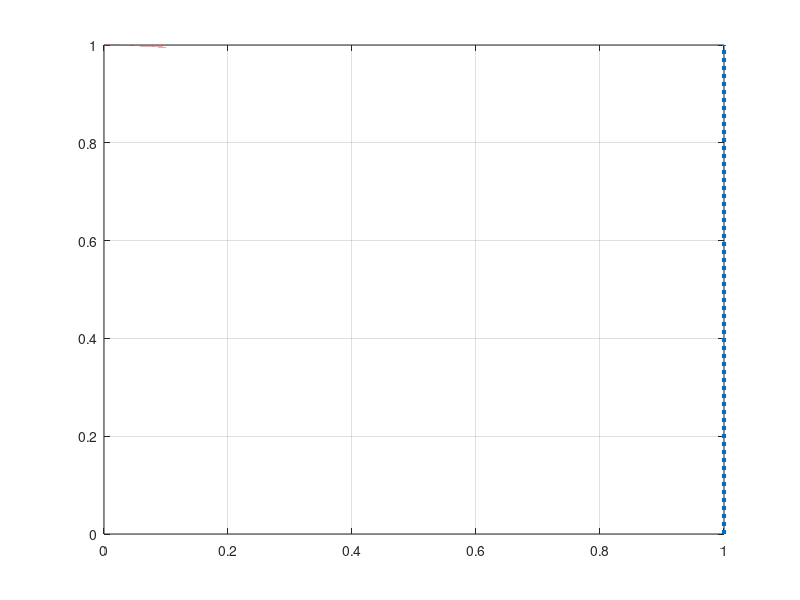
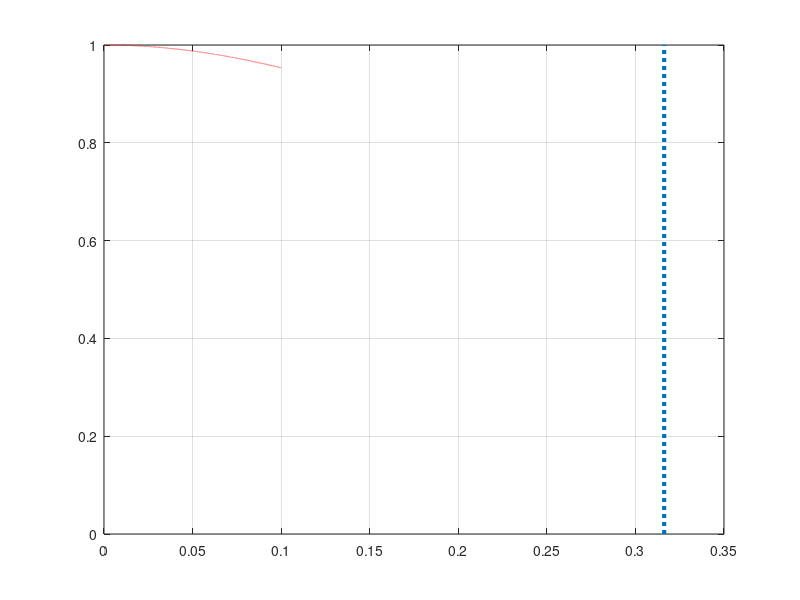
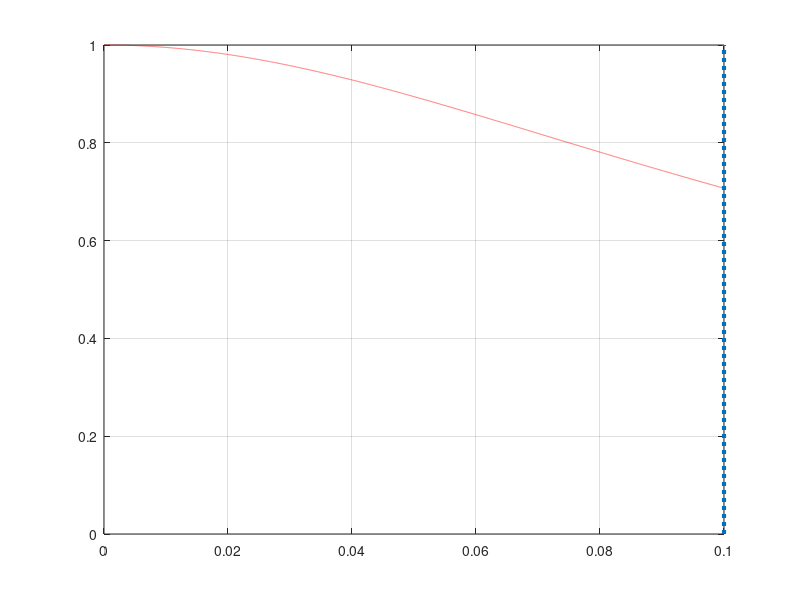
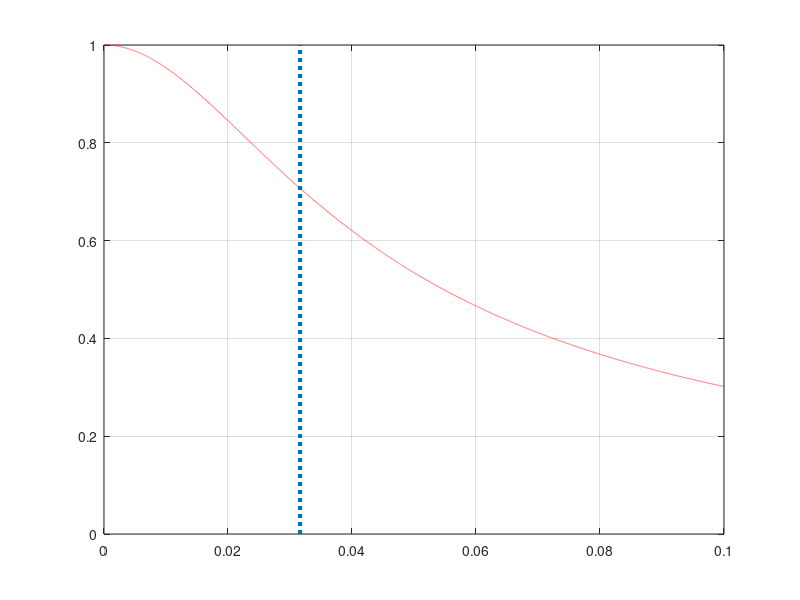

Recreate these plots in MATLAB, in order.
% Plotting the gradient of the objective function as a function of epsilon
clear all
close all

m=1e-6:1e-5:0.1;
eps = 10.^-(0:0.5:3);
Ekb = @(p,ep) (x.^2 + ep.^2).^(p/2);
r = @(x,p,ep) 1./(x.^(2-p) + ep);

minsup = @(x,p,ep) x./(x.^2 + ep.^2).^(1-p/2);

wght = @(x,p,ep) 1./(x.^2 + ep.^2).^(1-p/2);

gradfx = @(x,p,ep) ((p-1)*x.^(2-p) + ep)./(x.^(2-p) + ep).^2;
inflex = @(p,ep) ((3-p)*ep/abs(1-p)).^(1/(2-p));

func = @(x,p,ep)((x+ep).^(2-p) - x.*(2-p).*(x+ep).^(1-p))./(x+ep).^(4-2*p);

curv =  @(x,p,ep) (( (2-p)*(1-p) * x.^(3-2*p) + (2-p)*(p-3)*ep*x.^(1-p) ) ./...
    ( (x.^(2-p) + ep).^2 + ( ( (p-1)*x.^(2-p) + ep ) ./ (x.^(2-p) + ep) ).^2 ).^(3/2)).^-1;

curv2 =  @(x,p,ep) (x.^(1-p) * (2-p) .* ( x.^(2-p) - 3*ep - p*x.^(2-p) + p*ep)) ./...
    (x.^(2-p) + ep).^3 ./...
    (1 + (( (x.^(2-p) + ep) - (2-p)*x.^(2-p)) ./ (x.^(2-p) + ep).^2 ).^2 ).^(3/2);

% dkdt = @(p,ep)(ep.^(0.5) - ep ) .^(1/((2-p)));
dkdt = @(p,ep) ep .^(1/(2*(2-p)));
polyn = @(a,ep) [1 0 2*ep-a 0 (ep^2 + a *ep)];

% dkdt = @(p,ep)(ep).^(1/((2-p)));
d2fdx2 = @(x,p,ep) ( (2-p)*(1-p) * x.^(3-2*p) + (2-p)*(p-3)*ep*x.^(1-p) ) ./...
    (x.^(2-p) + ep).^3;

% d2fdx2_2 = @(x,p,ep) (x.^(1-p) * (2-p) .* ( x.^(2-p) - 3*ep - p*x.^(2-p) + p*ep)) ./...
%     (x.^(2-p) + ep).^3;

% approx = @(x,p,ep) ( ( (1-p)*x.^(-p).*(2-p).*( x.^(2-p) - 3*ep -p*x.^(2-p) +p*ep) +...
%     x.^(1-p) .* (2-p) .* ( (2-p)*x.^(1-p) - (2-p)*p*x.^(1-p))).*(x.^(2-p) +ep)-...
%      x.^(1-p).*(2-p) .* ( x.^(2-p) - 3*ep -p*x.^(2-p) +p*ep) .* 3 .* (2-p) .* x.^(1-p))./...
%      (x.^(2-p) + ep).^4;

p = 0.0;
figure;
for ee = 1 : length(eps)
    
%     y= Ekb(1,eps(ee));
%     norm(y)
figure

    dy1 = minsup(m,p,eps(ee));
%     r1 = r(m,p,eps(ee));
    scale_y1 = 1/max(dy1);
    
%     y2 = minsup(m,p+0.5,eps(ee));
% %     r2 = r(m,p+0.5,eps(ee));
%     scale_y2 = 1/max(y2);
    
    
    dy2 = minsup(m,p+1,eps(ee));
%     r3 = r(m,p+1,eps(ee));
    scale_y2 = 1/max(dy2);
    
    w1 = wght(m,p,eps(ee));
    w2 = wght(m,p+1,eps(ee));
    
%     dy1 = d2fdx2(m,p,eps(ee));
%     scale_dy1 = 1/max(y1);
    
%     dy2 = d2fdx2(m,p+0.5,eps(ee));
%     scale_dy2 = 1/max(y2);
    
%     dy3 = d2fdx2(m,p+1.0,eps(ee));
%     scale_dy3 = 1/max(y3);
%     grad_y1 = scale_y1*gradfx(m,p,eps(ee));
        
%     polynom = polyn(scale_y1,eps(ee));
%     r = roots(polynom);
    
% y1 = log(abs(curv(m,p,eps(ee))));
%     y2 = log(abs(curv2(m,p,eps(ee))));
% y2 = func(m,p,eps(ee));
%     plot(m,y,'b');hold on
%     y1 = approx(m,p,eps(ee));
%     y2 = d2fdx2(m,p,eps(ee));
    
    [ax,h1,h2] = plotyy(m,scale_y1*dy1,m,w1/max(w1));
%     plot(m,scale_y1*y1,'b',m,scale_y2*y2,'r--');hold on
    set(h2,'LineStyle','--','color','blue')
%     alpha = minsup(alpha,p,eps(ee));

%     figure;plot(grad_y1)
%     x_inflex = inflex(p,eps(ee));
%     x_curv_y1 = (alpha - 2*eps(ee) + sqrt( (2*eps(ee)-alpha)^2 - 4*(eps(ee)^2 + alpha*eps(ee))))/2;
%     x_curv_y1 = dkdt(p,eps(ee));
%     x_curv_y2 = dkdt(p+0.5,eps(ee)); 
%     x_curv_y3 = dkdt(p+1,eps(ee));   
%     plot(ax(1),max(r),scale_y1*minsup(max(r),p,eps(ee)),'ro');

    hold(ax(1));
%     axis(ax(1),'equal')
%     xlim(ax(2),[0 0.5])
    plot(ax(1),m,scale_y2*dy2,'r');
    
    
    hold(ax(2));
    plot(ax(2),m,w2/max(w2),'r--',[eps(ee) eps(ee)],[0 1],':','LineWidth',3);
    
%     xlim(ax(2),[0 eps(ee)]);
%     xlim(ax(1),[0 eps(ee)]);
%     plot(ax(1),x_curv_y2,scale_y2*minsup(x_curv_y2,p+0.5,eps(ee)),'ro');
%     
%     plot(ax(1),m,scale_y3*y3,'b');
%     plot(ax(1),x_curv_y3,scale_y3*minsup(x_curv_y3,p+1,eps(ee)),'go');
    
%     xlim(ax(2),[0 0.5])
%     axis(ax(2),'equal')
    
    
%     xlim([0 0.1])
%     axis equal
    
%     figure
%     func_A = d3fdx3_A(m,p,eps(ee)) - d3fdx3_B(m,p,eps(ee));
%     plot(m,func_A,'r');hold on
    grid on
%     func_B = ;
%     plot(m,func_B,'g');
    
    
%     y2 = minsup(p);
%     norm(y2) 
%     plot(x,y2,'g:');hold on
    
end
    